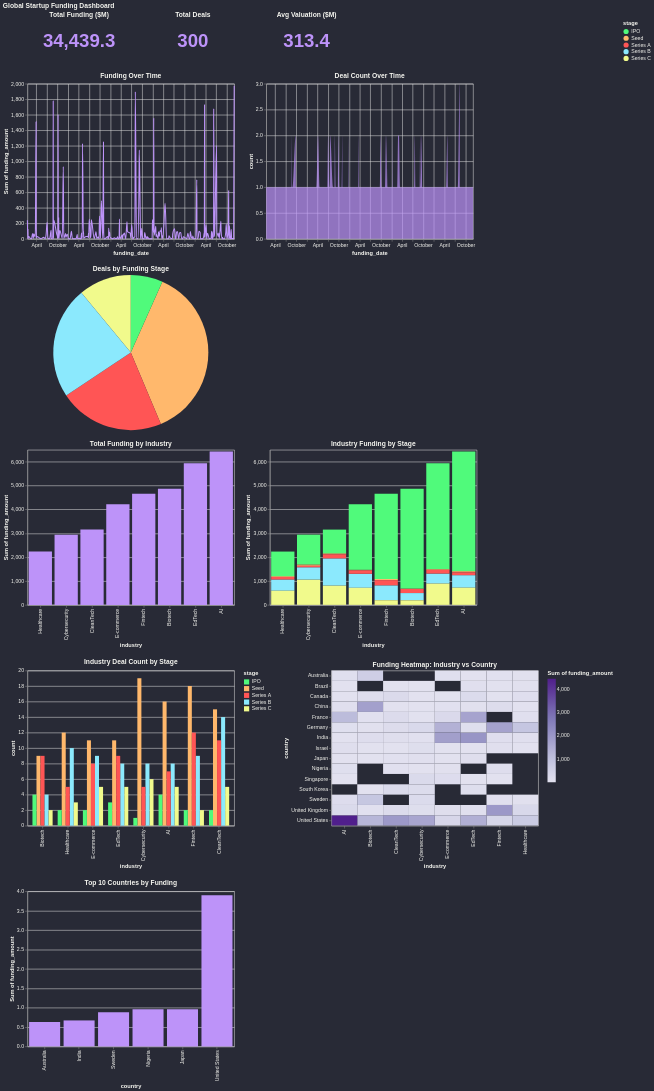

Write a Vega-Lite specification for this figure.
### Vega-Lite specification from a JSON file in a GitHub repository (floating-point values rounded to 4 significant figures; data arrays with more than 128 entries replaced by an {"elided": "..."} marker saying what was removed)
{"$schema": "https://vega.github.io/schema/vega-lite/v6.json", "title": "Global Startup Funding Dashboard", "vconcat": [{"hconcat": [{"width": 200, "height": 80, "mark": {"type": "text", "fontSize": 36, "fontWeight": "bold", "color": "#bd93f9"}, "encoding": {"text": {"type": "quantitative", "field": "funding_amount", "aggregate": "sum", "format": ",.1f"}}, "title": "Total Funding ($M)"}, {"width": 200, "height": 80, "mark": {"type": "text", "fontSize": 36, "fontWeight": "bold", "color": "#bd93f9"}, "encoding": {"text": {"type": "quantitative", "aggregate": "count", "format": ",.0f"}}, "title": "Total Deals"}, {"width": 200, "height": 80, "mark": {"type": "text", "fontSize": 36, "fontWeight": "bold", "color": "#bd93f9"}, "encoding": {"text": {"type": "quantitative", "field": "valuation", "aggregate": "mean", "format": ",.1f"}}, "title": "Avg Valuation ($M)"}]}, {"hconcat": [{"mark": {"type": "line", "color": "#bd93f9", "interpolate": "monotone"}, "encoding": {"x": {"field": "funding_date", "type": "temporal"}, "y": {"field": "funding_amount", "type": "quantitative", "aggregate": "sum"}, "tooltip": [{"field": "funding_date", "type": "temporal"}, {"field": "funding_amount", "type": "quantitative", "aggregate": "sum"}]}, "title": "Funding Over Time", "width": 400, "height": 300}, {"mark": {"type": "area", "color": "#bd93f9", "interpolate": "monotone", "opacity": 0.7}, "encoding": {"x": {"field": "funding_date", "type": "temporal"}, "y": {"aggregate": "count", "type": "quantitative", "title": "count"}, "tooltip": [{"field": "funding_date", "type": "temporal"}, {"aggregate": "count", "type": "quantitative", "title": "count"}]}, "title": "Deal Count Over Time", "width": 400, "height": 300}]}, {"mark": "arc", "encoding": {"theta": {"aggregate": "count", "type": "quantitative", "title": "count"}, "color": {"field": "stage", "type": "nominal", "scale": {"range": ["#50fa7b", "#ffb86c", "#ff5555", "#8be9fd", "#f1fa8c"]}}, "tooltip": [{"field": "stage", "type": "nominal"}, {"aggregate": "count", "type": "quantitative", "title": "count"}]}, "title": "Deals by Funding Stage", "width": 400, "height": 300}, {"hconcat": [{"mark": {"type": "bar", "color": "#bd93f9"}, "encoding": {"x": {"field": "industry", "type": "nominal", "sort": {"encoding": "y", "order": "ascending"}}, "y": {"field": "funding_amount", "type": "quantitative", "aggregate": "sum"}, "tooltip": [{"field": "industry"}, {"field": "funding_amount", "type": "quantitative", "aggregate": "sum"}]}, "title": "Total Funding by Industry", "width": 400, "height": 300}, {"mark": "bar", "encoding": {"x": {"field": "industry", "type": "nominal", "sort": {"encoding": "y", "order": "ascending"}}, "y": {"field": "funding_amount", "type": "quantitative", "aggregate": "sum"}, "color": {"field": "stage", "type": "nominal", "scale": {"range": ["#50fa7b", "#ffb86c", "#ff5555", "#8be9fd", "#f1fa8c"]}}, "tooltip": [{"field": "industry"}, {"field": "funding_amount", "type": "quantitative", "aggregate": "sum"}, {"field": "stage"}]}, "title": "Industry Funding by Stage", "width": 400, "height": 300}]}, {"hconcat": [{"mark": "bar", "encoding": {"x": {"field": "industry", "type": "nominal", "sort": {"encoding": "y", "order": "ascending"}}, "y": {"aggregate": "count", "type": "quantitative", "title": "count"}, "xOffset": {"field": "stage", "type": "nominal"}, "color": {"field": "stage", "type": "nominal", "scale": {"range": ["#50fa7b", "#ffb86c", "#ff5555", "#8be9fd", "#f1fa8c"]}}, "tooltip": [{"field": "industry"}, {"aggregate": "count", "type": "quantitative", "title": "count"}, {"field": "stage"}]}, "title": "Industry Deal Count by Stage", "width": 400, "height": 300}, {"mark": "rect", "encoding": {"x": {"field": "industry", "type": "nominal"}, "y": {"field": "country", "type": "nominal"}, "color": {"type": "quantitative", "field": "funding_amount", "aggregate": "sum", "scale": {"scheme": "purples"}}, "tooltip": [{"field": "industry"}, {"field": "country"}, {"type": "quantitative", "field": "funding_amount", "aggregate": "sum"}]}, "title": "Funding Heatmap: Industry vs Country", "width": 400, "height": 300}]}, {"mark": {"type": "bar", "color": "#bd93f9"}, "encoding": {"x": {"field": "country", "type": "nominal", "sort": {"encoding": "y", "order": "ascending"}}, "y": {"field": "funding_amount", "type": "quantitative", "aggregate": "sum"}, "tooltip": [{"field": "country"}, {"field": "funding_amount", "type": "quantitative", "aggregate": "sum"}]}, "transform": [{"window": [{"op": "rank", "as": "_rank"}], "sort": [{"field": "funding_amount", "order": "ascending"}]}, {"filter": "datum._rank <= 10"}], "title": "Top 10 Countries by Funding", "width": 400, "height": 300}], "config": {"range": {"category": ["#50fa7b", "#ffb86c", "#ff5555", "#8be9fd", "#f1fa8c"]}, "background": "#282a36", "title": {"color": "#f8f8f2"}, "axis": {"labelColor": "#f8f8f2", "titleColor": "#f8f8f2"}, "legend": {"labelColor": "#f8f8f2", "titleColor": "#f8f8f2"}}, "data": {"values": {"elided": "300 records"}}}
